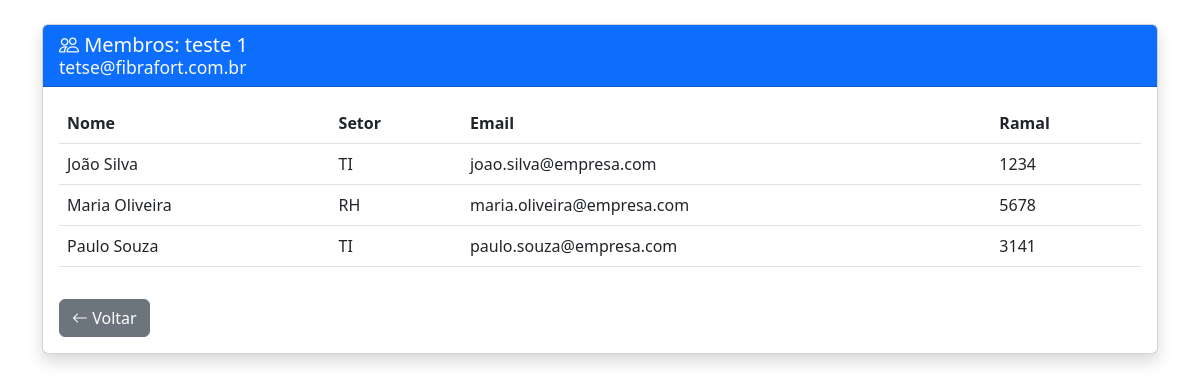
/ver_lista.php?id=1, run on the app's committed database.
### tables this page shows
CREATE TABLE IF NOT EXISTS `listas_distribuicao` (
  `id` int NOT NULL AUTO_INCREMENT,
  `nome` varchar(100) NOT NULL,
  `email` varchar(100) NOT NULL,
  `descricao` text,
  `created_at` timestamp NULL DEFAULT CURRENT_TIMESTAMP,
  PRIMARY KEY (`id`),
  UNIQUE KEY `email` (`email`)
);

CREATE TABLE IF NOT EXISTS `usuarios` (
  `id` int NOT NULL AUTO_INCREMENT,
  `nome` varchar(100) NOT NULL,
  `setor` varchar(50) NOT NULL,
  `planta` enum('P1','P2') NOT NULL,
  `email` varchar(100) NOT NULL,
  `ramal` varchar(10) DEFAULT NULL,
  `telefone_comercial` varchar(15) DEFAULT NULL,
  PRIMARY KEY (`id`)
);

### ver_lista.php (the view, shortened to what this page needs)
<?php
require_once 'db.php';
$lista_id = isset($_GET['id']) ? (int)$_GET['id'] : 0;
$stmt = $conn->prepare("SELECT * FROM listas_distribuicao WHERE id = ?");
$stmt->bind_param("i", $lista_id);
$stmt->execute();
$lista = $stmt->get_result()->fetch_assoc();
$stmt = $conn->prepare("
    SELECT u.*
    FROM usuarios u
    INNER JOIN membros_lista m ON u.id = m.usuario_id
    WHERE m.lista_id = ?
    ORDER BY u.nome
");
$stmt->bind_param("i", $lista_id);
$stmt->execute();
$membros = $stmt->get_result();
?>
<!DOCTYPE html>
<html lang="pt-br">
<head>
    <link href="https://cdn.jsdelivr.net/npm/bootstrap@5.3.0-alpha1/dist/css/bootstrap.min.css" rel="stylesheet">
    <link rel="stylesheet" href="https://cdn.jsdelivr.net/npm/bootstrap-icons@1.7.2/font/bootstrap-icons.css">
</head>
<body>
    <div class="container mt-4">
        <div class="card shadow">
            <div class="card-header bg-primary text-white">
                <h5 class="mb-0">
                    <i class="bi bi-people"></i>
                    Membros: <?php echo htmlspecialchars($lista['nome']); ?>
                    <small class="d-block text-light">
                        <?php echo htmlspecialchars($lista['email']); ?>
                    </small>
                </h5>
            </div>
            <div class="card-body">
                <div class="table-responsive">
                    <table class="table table-hover">
                        <thead>
                            <tr>
                                <th>Nome</th>
                                <th>Setor</th>
                                <th>Email</th>
                                <th>Ramal</th>
                            </tr>
                        </thead>
                        <tbody>
                            <?php while ($membro = $membros->fetch_assoc()): ?>
                                <tr>
                                    <td><?php echo htmlspecialchars($membro['nome']); ?></td>
                                    <td><?php echo htmlspecialchars($membro['setor']); ?></td>
                                    <td><?php echo htmlspecialchars($membro['email']); ?></td>
                                    <td><?php echo htmlspecialchars($membro['ramal']); ?></td>
                                </tr>
                            <?php endwhile; ?>
                        </tbody>
                    </table>
                </div>
                <div class="mt-3">
                    <a href="index.php" class="btn btn-secondary">
                        <i class="bi bi-arrow-left"></i> Voltar
                    </a>
                </div>
            </div>
        </div>
    </div>
</body>
</html>

### data on the page
listas_distribuicao: nome "teste 1", email "tetse@fibrafort.com.br"
usuarios: nome "João Silva", setor "TI", email "joao.silva@empresa.com", ramal "1234"
usuarios: nome "Maria Oliveira", setor "RH", email "maria.oliveira@empresa.com", ramal "5678"
usuarios: nome "Paulo Souza", setor "TI", email "paulo.souza@empresa.com", ramal "3141"
